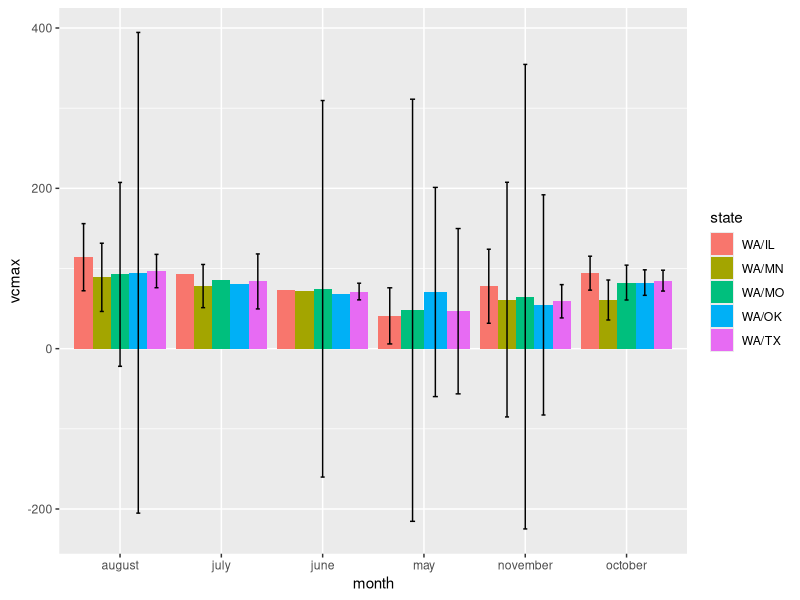
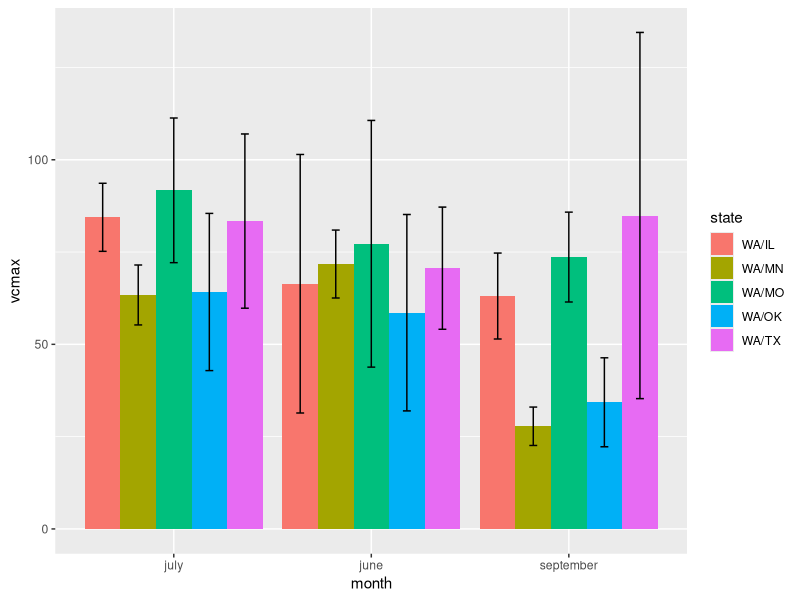
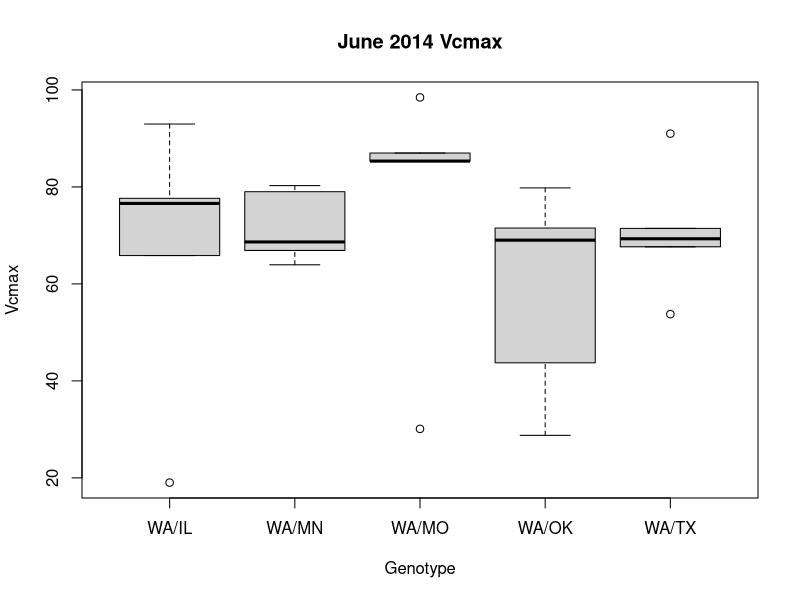
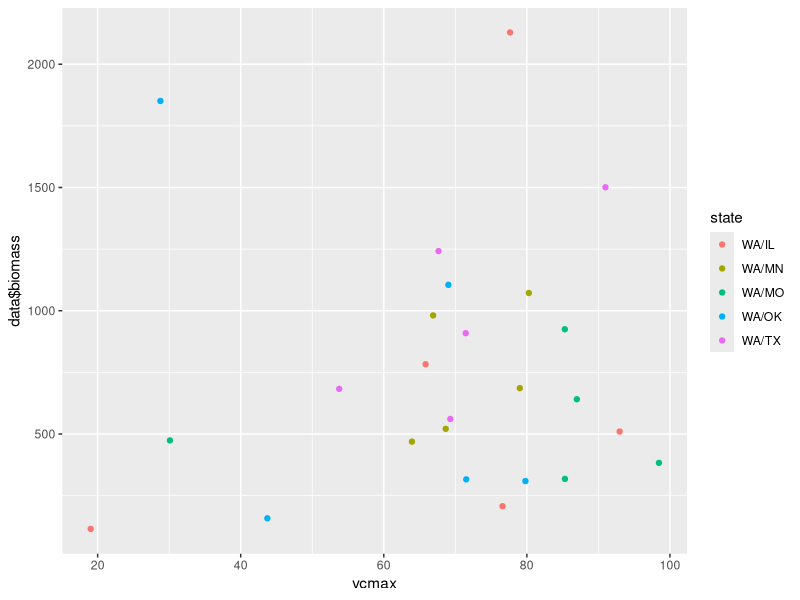
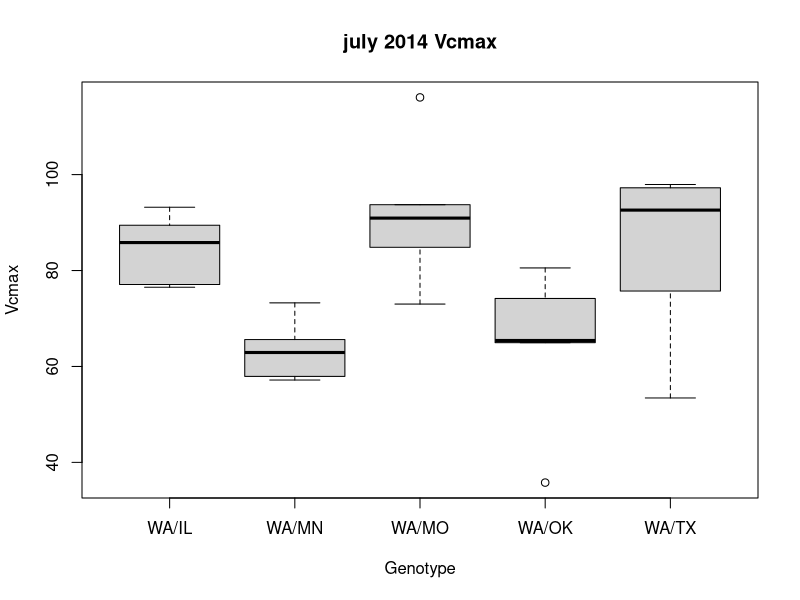
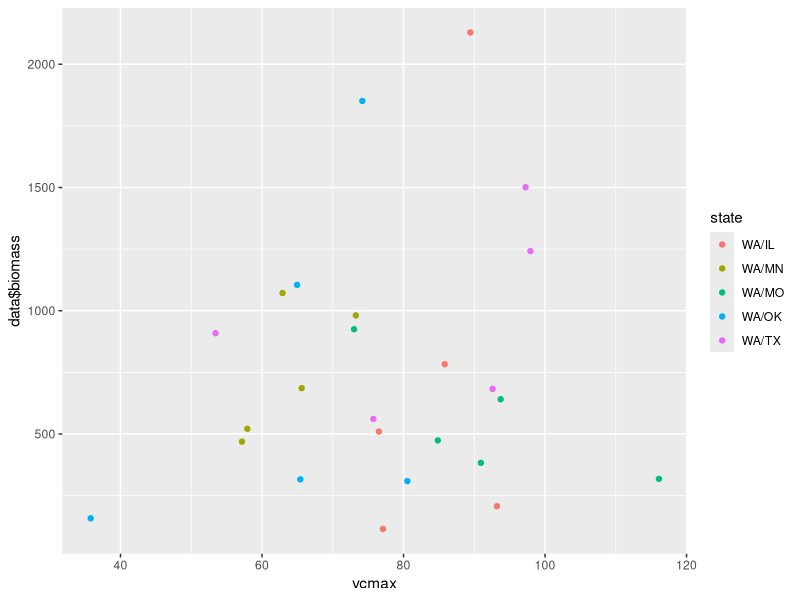
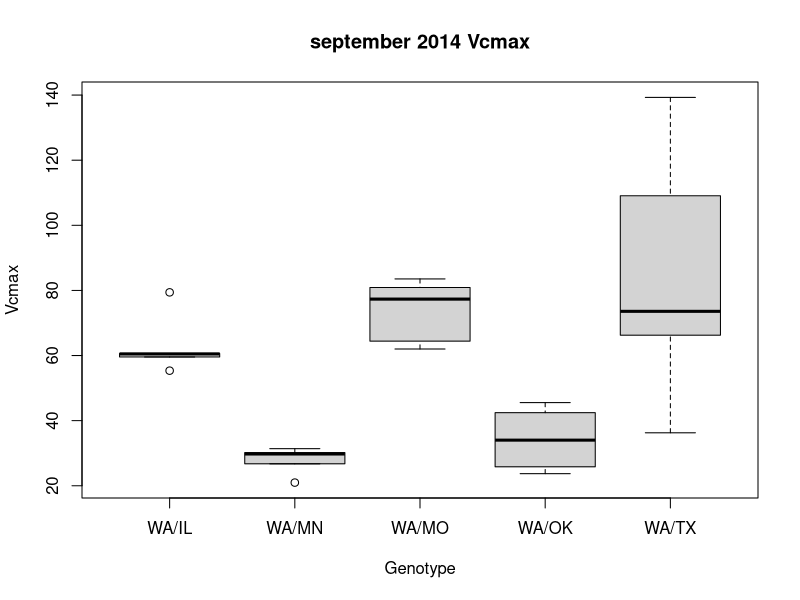
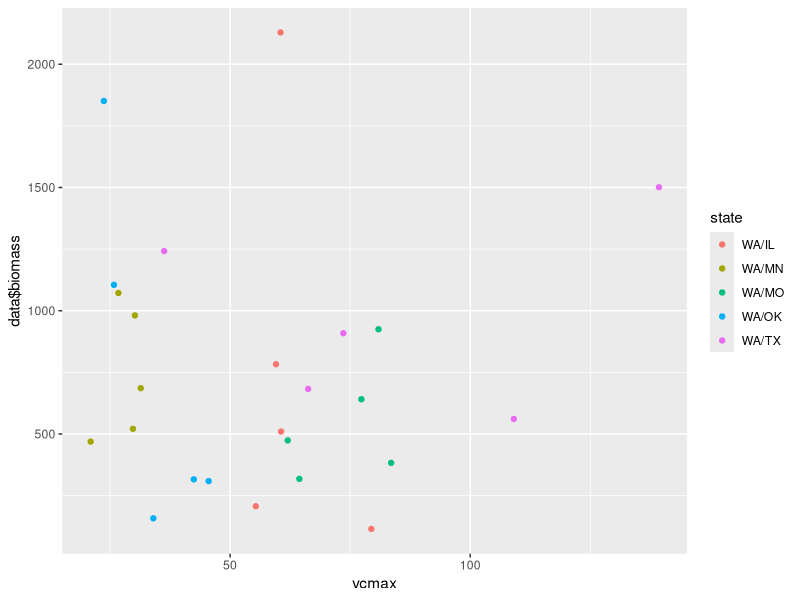

Reproduce these figures in R, in order. (Note: this script raises an error after producing the figures.)
setwd("C:/Users/ianshiach/Desktop/Grad School/Thesis/Data/Master Files")
aci <- read.table (file="2013_2014_photosynthesis_master.csv", sep=",", header=TRUE)
data <- read.table (file="2014_all_but_photosynthesis_master.csv", sep=",", header=TRUE)


#subset Ian's trees
aci_focus <- aci[aci$state %in% c("WA/OK","WA/TX","WA/IL","WA/MO","WA/MN"), ]

#subset 2013/2014
aci2013 <- subset(aci_focus, year == 2013)
aci2014 <- subset(aci_focus, year == 2014)



#libraries
library(ggplot2)

#tapply to get averages

#tapply(aci2014$vcmax, aci2014$genotype, mean)

#summary stats
#trying to follow http://www.cookbook-r.com/Graphs/Plotting_means_and_error_bars_(ggplot2)/

#define function summarySE

summarySE <- function(data=NULL, measurevar, groupvars=NULL, na.rm=FALSE,
                      conf.interval=.95, .drop=TRUE) {
  library(plyr)
  
  # New version of length which can handle NA's: if na.rm==T, don't count them
  length2 <- function (x, na.rm=FALSE) {
    if (na.rm) sum(!is.na(x))
    else       length(x)
  }
  
  # This does the summary. For each group's data frame, return a vector with
  # N, mean, and sd
  datac <- ddply(data, groupvars, .drop=.drop,
                 .fun = function(xx, col) {
                   c(N    = length2(xx[[col]], na.rm=na.rm),
                     mean = mean   (xx[[col]], na.rm=na.rm),
                     sd   = sd     (xx[[col]], na.rm=na.rm)
                   )
                 },
                 measurevar
  )
  
  # Rename the "mean" column    
  datac <- rename(datac, c("mean" = measurevar))
  
  datac$se <- datac$sd / sqrt(datac$N)  # Calculate standard error of the mean
  
  # Confidence interval multiplier for standard error
  # Calculate t-statistic for confidence interval: 
  # e.g., if conf.interval is .95, use .975 (above/below), and use df=N-1
  ciMult <- qt(conf.interval/2 + .5, datac$N-1)
  datac$ci <- datac$se * ciMult
  
  return(datac)
}






#plot means




# Summaries, bar graphs, boxplots

# Graphs use 95% confidence intervals instead of SEM. See reference above.

# Vcmax

#2013
summary_vcmax <- summarySE(aci2013, measurevar="vcmax", groupvars=c("state","month"))

ggplot(summary_vcmax, aes(x=month, y=vcmax, fill=state)) + 
  geom_bar(position=position_dodge(), stat="identity") +
  geom_errorbar(aes(ymin=vcmax-ci, ymax=vcmax+ci),
                width=.2,                    # Width of the error bars
                position=position_dodge(.9))

#2014
summary_vcmax <- summarySE(aci2014, measurevar="vcmax", groupvars=c("state","month"))

ggplot(summary_vcmax, aes(x=month, y=vcmax, fill=state)) + 
  geom_bar(position=position_dodge(), stat="identity") +
  geom_errorbar(aes(ymin=vcmax-ci, ymax=vcmax+ci),
                width=.2,                    # Width of the error bars
                position=position_dodge(.9))



#June
june_aci <- subset(aci2014, month == "june")

boxplot(vcmax ~ state, data = june_aci,
        xlab = "Genotype", ylab = "Vcmax",
        main = "June 2014 Vcmax")

qplot(vcmax, data$biomass, colour = state, data = june_aci)


#July
july_aci <- subset(aci2014, month == "july")

boxplot(vcmax ~ state, data = july_aci,
        xlab = "Genotype", ylab = "Vcmax",
        main = "july 2014 Vcmax")

qplot(vcmax, data$biomass, colour = state, data = july_aci)


#September
september_aci <- subset(aci2014, month == "september")

boxplot(vcmax ~ state, data = september_aci,
        xlab = "Genotype", ylab = "Vcmax",
        main = "september 2014 Vcmax")

qplot(vcmax, data$biomass, colour = state, data = september_aci)






# jmax

summary_jmax <- summarySE(aci2014, measurevar="jmax", groupvars=c("state","month"))

ggplot(summary_jmax, aes(x=month, y=jmax, fill=state)) + 
  geom_bar(position=position_dodge(), stat="identity") +
  geom_errorbar(aes(ymin=jmax-ci, ymax=jmax+ci),
                width=.2,                    # Width of the error bars
                position=position_dodge(.9))

qplot(jmax, data$biomass, colour = state, data = june_aci)



#June
june_aci <- subset(aci2014, month == "june")

boxplot(jmax ~ state, data = june_aci,
        xlab = "Genotype", ylab = "jmax",
        main = "June 2014 jmax")

#July
july_aci <- subset(aci2014, month == "july")

boxplot(jmax ~ state, data = july_aci,
        xlab = "Genotype", ylab = "jmax",
        main = "july 2014 jmax")

qplot(jmax, data$biomass, colour = state, data = july_aci)


#September
september_aci <- subset(aci2014, month == "september")

boxplot(jmax ~ state, data = september_aci,
        xlab = "Genotype", ylab = "jmax",
        main = "september 2014 jmax")

qplot(jmax, data$biomass, colour = state, data = september_aci)




# Biomass

summary_biomass <- summarySE(data, measurevar="biomass", groupvars=c("state"))

ggplot(summary_biomass, aes(x=state, y=biomass, fill=state)) + 
  geom_bar(position=position_dodge(), stat="identity") +
  geom_errorbar(aes(ymin=biomass-ci, ymax=biomass+ci),
                width=.2,                    # Width of the error bars
                position=position_dodge(.9))

boxplot(biomass ~ state, data = data,
        xlab = "Genotype", ylab = "Biomass (g)", 
        main = "2014 Biomass")

# Start growth
summary_start_growth <- summarySE(data, measurevar="start_growth", groupvars=c("state"))

ggplot(summary_start_growth, aes(x=state, y=start_growth, fill=state)) + 
  geom_bar(position=position_dodge(), stat="identity") +
  geom_errorbar(aes(ymin=start_growth-ci, ymax=start_growth+ci),
                width=.2,                    # Width of the error bars
                position=position_dodge(.9))

boxplot(start_growth ~ state, data = data,
        xlab = "Genotype", ylab = "start_growth", 
        main = "2014 start_growth")


plot(data$start_growth, data$biomass, xlab = "Start growth (doy)", ylab = "Biomass (g)", 
     main = "2014 Biomass vs. Budbreak")

qplot(start_growth, biomass, colour = state, data = data)

# End growth

summary_end_growth <- summarySE(data, measurevar="end_growth", groupvars=c("state"))


ggplot(summary_end_growth, aes(x=state, y=end_growth, fill=state)) + 
  geom_bar(position=position_dodge(), stat="identity") +
  geom_errorbar(aes(ymin=end_growth-ci, ymax=end_growth+ci),
                width=.2,                    # Width of the error bars
                position=position_dodge(.9))


boxplot(end_growth ~ state, data = data,
        xlab = "Genotype", ylab = "end_growth", 
        main = "2014 end_growth")




# Duration growth
summary_duration_growth <- summarySE(data, measurevar="duration_growth", groupvars=c("state"))

ggplot(summary_duration_growth, aes(x=state, y=duration_growth, fill=state)) + 
  geom_bar(position=position_dodge(), stat="identity") +
  geom_errorbar(aes(ymin=duration_growth-ci, ymax=duration_growth+ci),
                width=.2,                    # Width of the error bars
                position=position_dodge(.9))

boxplot(duration_growth ~ state, data = data,
        xlab = "Genotype", ylab = "duration_growth", 
        main = "2014 duration_growth")

plot(data$duration_growth, data$biomass, xlab = "Duration growth (days)", ylab = "Biomass (g)", 
     main = "2014 Biomass vs. Growth duration")

qplot(duration_growth, biomass, colour = state, data = data)


# June branches

summary_june_branch_number <- summarySE(data, measurevar="june_branch_number", groupvars=c("state"))

ggplot(summary_june_branch_number, aes(x=state, y=june_branch_number, fill=state)) + 
  geom_bar(position=position_dodge(), stat="identity") +
  geom_errorbar(aes(ymin=june_branch_number-ci, ymax=june_branch_number+ci),
                width=.2,                    # Width of the error bars
                position=position_dodge(.9))

boxplot(june_branch_number ~ state, data = data,
        xlab = "Genotype", ylab = "june_branch_number", 
        main = "2014 june_branch_number")

plot(data$june_branch_number, data$biomass, xlab = "June branch number", ylab = "Biomass (g)", 
     main = "2014 Biomass vs. June branch number")

qplot(june_branch_number, biomass, colour = state, data = data)


# December branches

summary_december_branch_number <- summarySE(data, measurevar="december_branch_number", groupvars=c("state"))

ggplot(summary_december_branch_number, aes(x=state, y=december_branch_number, fill=state)) + 
  geom_bar(position=position_dodge(), stat="identity") +
  geom_errorbar(aes(ymin=december_branch_number-ci, ymax=december_branch_number+ci),
                width=.2,                    # Width of the error bars
                position=position_dodge(.9))

boxplot(december_branch_number ~ state, data = data,
        xlab = "Genotype", ylab = "december_branch_number", 
        main = "2014 december_branch_number")


# June total diameter

summary_june_total_diameter <- summarySE(data, measurevar="june_total_diameter", groupvars=c("state"))

ggplot(summary_june_total_diameter, aes(x=state, y=june_total_diameter, fill=state)) + 
  geom_bar(position=position_dodge(), stat="identity") +
  geom_errorbar(aes(ymin=june_total_diameter-ci, ymax=june_total_diameter+ci),
                width=.2,                    # Width of the error bars
                position=position_dodge(.9))

boxplot(june_total_diameter ~ state, data = data,
        xlab = "Genotype", ylab = "june_total_diameter", 
        main = "2014 june_total_diameter")

plot(data$june_total_diameter, data$biomass, xlab = "June total diameter", ylab = "Biomass (g)", 
     main = "2014 Biomass vs. June total diameter")

qplot(june_total_diameter, biomass, colour = state, data = data)


# December total diameter

summary_december_total_diameter <- summarySE(data, measurevar="december_total_diameter", groupvars=c("state"))

ggplot(summary_december_total_diameter, aes(x=state, y=december_total_diameter, fill=state)) + 
  geom_bar(position=position_dodge(), stat="identity") +
  geom_errorbar(aes(ymin=december_total_diameter-ci, ymax=december_total_diameter+ci),
                width=.2,                    # Width of the error bars
                position=position_dodge(.9))


boxplot(december_total_diameter ~ state, data = data,
        xlab = "Genotype", ylab = "december_total_diameter", 
        main = "2014 december_total_diameter")


# June diameter of largest branch

summary_june_max_diameter <- summarySE(data, measurevar="june_max_diameter", groupvars=c("state"))


ggplot(summary_june_max_diameter, aes(x=state, y=june_max_diameter, fill=state)) + 
  geom_bar(position=position_dodge(), stat="identity") +
  geom_errorbar(aes(ymin=june_max_diameter-ci, ymax=june_max_diameter+ci),
                width=.2,                    # Width of the error bars
                position=position_dodge(.9))

boxplot(june_max_diameter ~ state, data = data,
        xlab = "Genotype", ylab = "june_max_diameter", 
        main = "2014 june_max_diameter")

plot(data$june_max_diameter, data$biomass, xlab = "June max diameter", ylab = "Biomass (g)", 
     main = "2014 Biomass vs. June max diameter")

qplot(june_max_diameter, biomass, colour = state, data = data)


# December diameter of largest branch

summary_december_max_diameter <- summarySE(data, measurevar="december_max_diameter", groupvars=c("state"))

ggplot(summary_december_max_diameter, aes(x=state, y=december_max_diameter, fill=state)) + 
  geom_bar(position=position_dodge(), stat="identity") +
  geom_errorbar(aes(ymin=december_max_diameter-ci, ymax=december_max_diameter+ci),
                width=.2,                    # Width of the error bars
                position=position_dodge(.9))

boxplot(december_max_diameter ~ state, data = data,
        xlab = "Genotype", ylab = "december_max_diameter", 
        main = "2014 december_max_diameter")

# Leaf number

summary_leaf_number <- summarySE(data, measurevar="leaf_number", groupvars=c("state"))

ggplot(summary_leaf_number, aes(x=state, y=leaf_number, fill=state)) + 
  geom_bar(position=position_dodge(), stat="identity") +
  geom_errorbar(aes(ymin=leaf_number-ci, ymax=leaf_number+ci),
                width=.2,                    # Width of the error bars
                position=position_dodge(.9))

boxplot(leaf_number ~ state, data = data,
        xlab = "Genotype", ylab = "leaf_number", 
        main = "2014 leaf_number")

plot(data$leaf_number, data$biomass, xlab = "Leaf number", ylab = "Biomass (g)", 
     main = "2014 Biomass vs. Leaf number")

qplot(leaf_number, biomass, colour = state, data = data)
